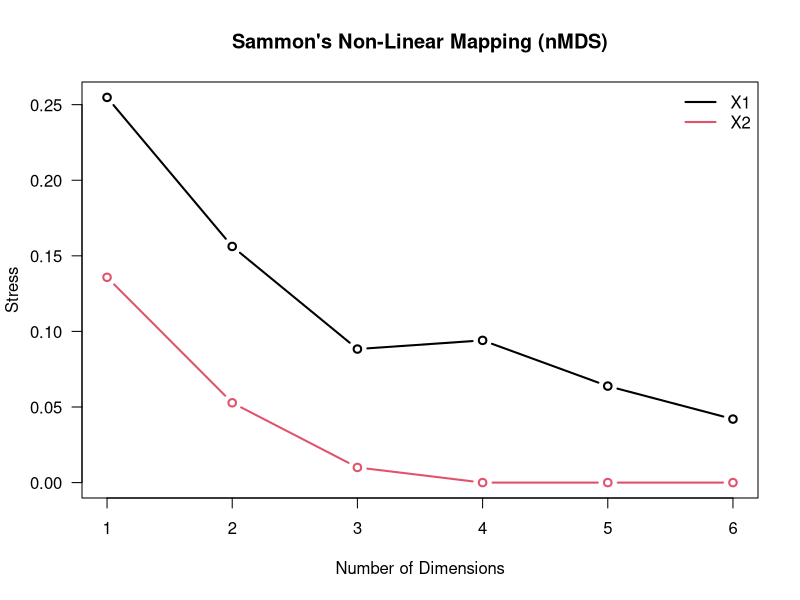
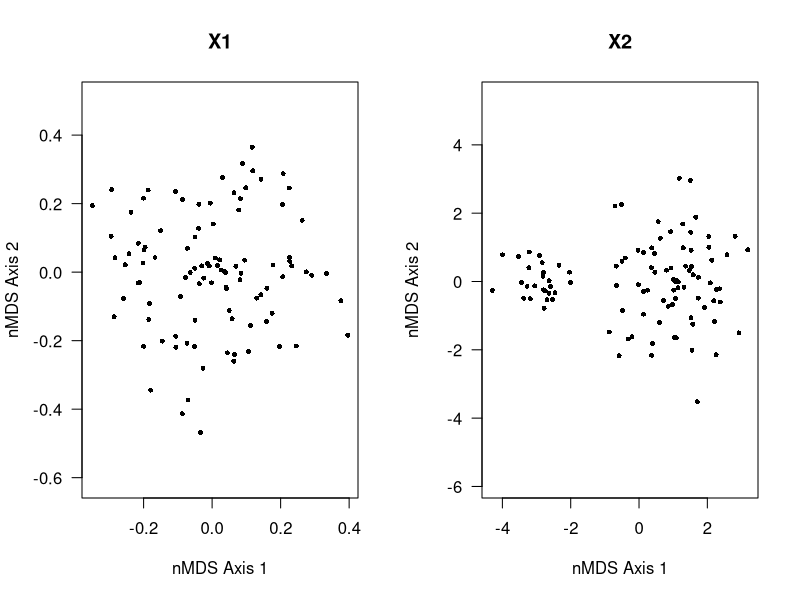
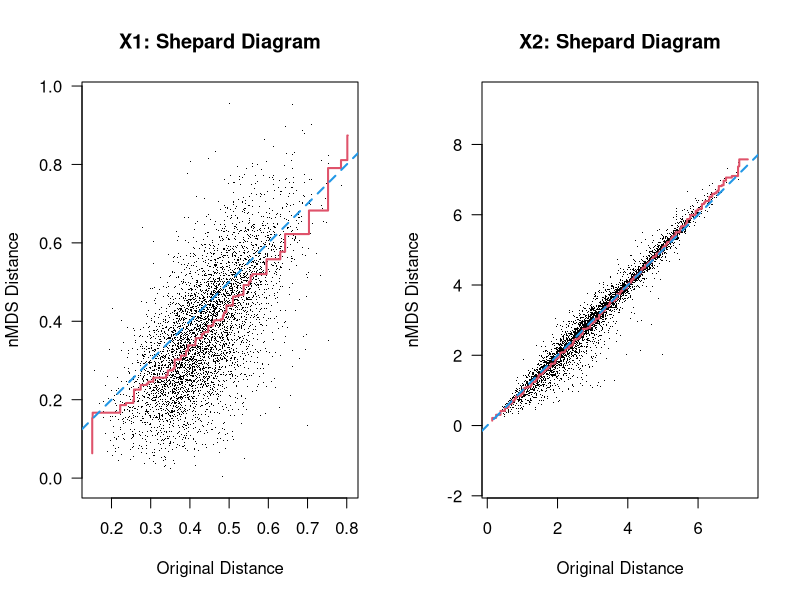

These charts were generated, in order, by the following R code:
## ---- chunk 1
library(knitr, quietly=TRUE)
library(kableExtra, quietly=TRUE)
opts_chunk$set(message=FALSE, warning=FALSE, background='#F7F7F7', fig.align='center', dev='svglite', tidy=FALSE, verbose=FALSE)
options(width=100, stringsAsFactors=FALSE)
## ---- chunk 2
library(MASS)

# number of individuals 
.n <- 100

# completely unstructured, 10-dimensional data = noise
set.seed(42)
x1 <- matrix(rnorm(.n * 10, mean = 0, sd = 0.1), ncol = 10)

# data with some structure, 4-dimensions, still noisy
set.seed(42)
x2 <- rbind(
  matrix(rnorm(.n, mean = 0, sd = 1), ncol = 4),
  matrix(rnorm(.n, mean = 0.1, sd = 1), ncol = 4),
  matrix(rnorm(.n, mean = 0.2, sd = 1), ncol = 4),
  matrix(rnorm(.n, mean = 2, sd = 0.5), ncol = 4)
)


# Euclidean distance
d1 <- dist(x1)
d2 <- dist(x2)


# evaluate stress as function of ordination rank
.seq <- 1:6

# repeat ordination using 1 to 6 dimensions
.stress1 <- sapply(.seq, function(i) {
  .res <- sammon(d1, k = i)$stress
})

.stress2 <- sapply(.seq, function(i) {
  .res <- sammon(d2, k = i)$stress
})
## ---- chunk 3
plot(x = .seq, y = .stress1, type = "b", las = 1, lwd = 2, ylab = "Stress", xlab = 'Number of Dimensions', main = "Sammon's Non-Linear Mapping (nMDS)", ylim = c(0, max(c(.stress1, .stress2))))

lines(x = .seq, y = .stress2, type = 'b', col = 2, lwd = 2)

legend('topright', legend = c('X1', 'X2'), lwd = 2, col = 1:2, bty = 'n')
## ---- chunk 4
# nMDS
set.seed(42)
mds1 <- sammon(d1, k = 3)

set.seed(42)
mds2 <- sammon(d2, k = 3)

# generate data for Shepard Diagram
shep1 <- Shepard(d1, mds1$points) 
shep2 <- Shepard(d2, mds2$points) 
## ---- chunk 5
par(mfcol = c(1, 2))
plot(mds1$points[, 1:2], pch = 16, asp = 1, xlab = 'nMDS Axis 1', ylab = 'nMDS Axis 2', main = 'X1', las = 1, cex = 0.66)

plot(mds2$points[, 1:2], pch = 16, asp = 1, xlab = 'nMDS Axis 1', ylab = 'nMDS Axis 2', main = 'X2', las = 1, cex = 0.66)
## ---- chunk 6
par(mfcol = c(1, 2))
plot(shep1, pch = ".", asp = 1, xlab = 'Original Distance', ylab = 'nMDS Distance', main = 'X1: Shepard Diagram', las = 1)
lines(shep1$x, shep1$yf, type = "S", col = 2, lwd = 2)
abline(0, 1, col = 4, lwd = 2, lty = 2)

plot(shep2, pch = ".", asp = 1, xlab = 'Original Distance', ylab = 'nMDS Distance', main = 'X2: Shepard Diagram', las = 1)
lines(shep2$x, shep2$yf, type = "S", col = 2, lwd = 2)
abline(0, 1, col = 4, lwd = 2, lty = 2)
